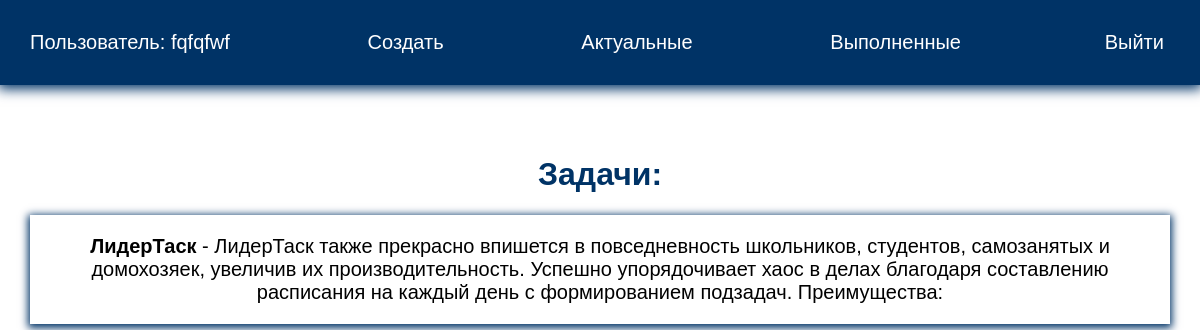
/current/ (signed in), run on the app's committed database.
### todo/models.py (models this page shows, shortened)
class Todo(models.Model):
    title = models.CharField(max_length=100)
    memo = models.TextField(blank=True)
    created = models.DateTimeField(auto_now_add=True)
    date_completed = models.DateTimeField(blank=True, null=True)
    important = models.BooleanField(default=False)
    user = models.ForeignKey(User, on_delete=models.CASCADE)

### todo/views.py (the view)
# urls.py: path('current/', views.current_todos, name="currenttodos"),
@login_required
def current_todos(request):
    todos = Todo.objects.filter(user=request.user, date_completed__isnull=True)
    return render(request, 'todo/currenttodos.html', {'todos': todos})

### todo/templates/todo/currenttodos.html
{% extends 'todo/base.html' %}
{% block content %}
<h1>Задачи:</h1>
<ul>
    {% for todo in todos %}
    <li><a href="{% url 'viewtodo' todo.id %}">
        {% if todo.important %}
        <b>{{ todo.title }}</b>
        {% else %}
        {{todo.title}}
        {% endif %}
        {% if todo.memo %}
            - {{ todo.memo }}
        {% endif %}
        </a>
    </li>
    {% endfor %}
</ul>
{% endblock %}

### todo/templates/todo/base.html (shortened to what this page needs)
<!DOCTYPE html>
{% load static %}
<html lang="en">
<head>
    <link rel="stylesheet" href="{% static 'css/style.css' %}">
</head>
<body>
<div class="menu">
    <div class="wrap">
        <ul>
            {% if user.is_authenticated %}
                <li class="logo">Пользователь: {{ user.username }}</li>
                <li><a href="{% url 'createtodo' %}">Создать</a></li>
                <li><a href="{% url 'currenttodos' %}">Актуальные</a></li>
                <li><a href="{% url 'completedtodos' %}">Выполненные</a></li>
                <li>
                    <form action="{% url 'logoutuser' %}" method="post">
                        <button class="top">Выйти</button>
                    </form>
                </li>
            {% else %}
            <li><a href="{% url 'signupuser' %}">Зарегистрироваться</a></li>
            <li><a href="{% url 'loginuser' %}">Войти</a></li>
            {% endif %}
        </ul>
    </div>
</div>
<div class="content">
    <div class="wrap">
        {% block content %}
    {% endblock %}
    </div>
</div>
</body>
</html>

### todo/static/css/style.css (style rules this page uses)
body { margin: 0; padding: 0; font-family: Arial, Helvetica, sans-serif; }
.wrap { max-width: 1200px; margin: 0 auto; padding: 10px 30px; box-sizing: border-box; }
.menu { background: #003366; box-shadow: 0 2px 12px 2px #003366; }
ul { list-style: none; padding: 0; }
.menu ul { display: flex; justify-content: space-between; align-items: center; font-size: 20px; }
.menu a, .logo { color: #FFF; }
a { text-decoration: none; }
.content .wrap { margin-top: 40px; text-align: center; }
h1, h2 { color:#003366 }
.top { background: transparent; border: 0; color: #FFF; font-size: 20px; cursor: pointer; }
.content li { box-shadow: 0 2px 8px 2px #003366; margin-bottom: 20px; font-size: 20px; }
.content a, .completed { color: #000; display: block; padding: 20px; }

### data on the page
Todo: title "ЛидерТаск", memo "ЛидерТаск также прекрасно впишется в повседневность школьников, студентов, самозанятых и домохозяек, увеличив их производительность. Успешно упорядочивает хаос в делах благодаря составлению расписания на каждый день с формированием подзадач. Преимущества:"

### other printed values
{{ user.username }} "fqfqfwf"
